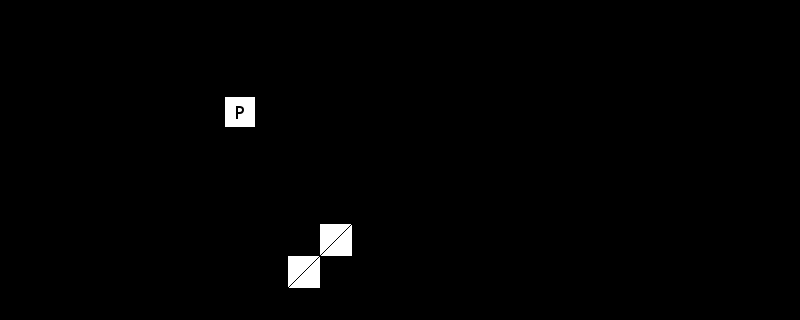

This game map was drawn from its Tiled (.tmx) file and the tilesets committed beside it. A one-line description and the full map source follow:
An orthogonal 25x10 tile map with 32x32 px tiles, 2 tile layers (Tile Layer 1, Objects) and 3 objects (2x Fire, Sign).

<map version="1.0" orientation="orthogonal" renderorder="right-down" width="25" height="10" tilewidth="32" tileheight="32" nextobjectid="7">
 <tileset firstgid="1" name="debug" tilewidth="32" tileheight="32" tilecount="128" columns="8">
  <image source="../tile/debug.png" width="256" height="512" />
 </tileset>
 <layer name="Tile Layer 1" width="25" height="10">
  <data encoding="csv">
0,0,0,0,0,0,0,0,0,0,0,0,0,0,0,0,0,0,0,0,0,0,0,0,0,
0,0,0,0,0,0,0,0,0,0,0,0,0,0,0,0,0,0,0,0,0,0,0,0,0,
0,0,0,0,0,0,0,0,0,0,0,0,0,0,0,0,0,0,0,0,0,0,0,0,0,
0,0,0,0,0,2,0,1,0,0,0,0,0,0,0,0,2,0,0,0,0,0,0,0,0,
0,0,0,0,0,2,0,0,0,0,0,0,0,0,0,0,2,0,0,0,0,0,0,0,0,
0,0,0,0,0,2,0,0,0,0,0,0,0,0,0,0,2,0,0,0,0,0,0,0,0,
0,0,0,0,0,2,0,0,0,0,0,0,0,0,0,0,2,0,0,0,0,0,0,0,0,
0,0,0,0,0,2,0,0,0,0,0,0,0,0,0,0,2,0,0,0,0,0,0,0,0,
0,0,0,0,0,2,0,0,0,0,0,0,0,0,0,0,2,0,0,0,0,0,0,0,0,
0,0,0,0,0,2,2,2,2,2,2,2,2,2,2,2,2,0,0,0,0,0,0,0,0
</data>
 </layer>
 <layer name="Objects" width="25" height="10">
  <data encoding="csv">
0,0,0,0,0,0,0,0,0,0,0,0,0,0,0,0,0,0,0,0,0,0,0,0,0,
0,0,0,0,0,0,0,0,0,0,0,0,0,0,0,0,0,0,0,0,0,0,0,0,0,
0,0,0,0,0,0,0,0,0,0,0,0,0,0,0,0,0,0,0,0,0,0,0,0,0,
0,0,0,0,0,0,0,0,0,0,0,0,0,0,0,0,0,0,0,0,0,0,0,0,0,
0,0,0,0,0,0,0,0,0,0,0,0,0,0,0,0,0,0,2,0,2,0,2,0,0,
0,0,0,0,0,0,0,0,0,0,0,0,0,0,0,0,0,0,2,2,2,0,2,0,0,
0,0,0,0,0,0,0,0,0,0,0,0,0,0,0,0,0,0,2,0,2,0,2,0,0,
0,0,0,0,0,0,0,0,0,0,3,2,2,2,2,2,0,0,0,0,0,0,0,0,0,
0,0,0,0,0,0,0,0,0,3,0,0,0,0,0,0,0,0,0,0,0,0,0,0,0,
0,0,0,0,0,0,0,0,0,0,0,0,0,0,0,0,0,0,0,0,0,0,0,0,0
</data>
 </layer>
 <objectgroup name="Object Layer 1">
  <object id="2" name="Fire" type="Fire" gid="5" x="448" y="160" width="32" height="32">
   <properties>
    <property name="A" type="int" value="128" />
    <property name="B" type="int" value="128" />
    <property name="G" type="int" value="255" />
    <property name="R" type="int" value="0" />
   </properties>
  </object>
  <object id="4" name="Fire2" type="Fire" gid="5" x="384" y="160" width="32" height="32">
   <properties>
    <property name="A" type="int" value="255" />
    <property name="B" type="int" value="0" />
    <property name="G" type="int" value="40" />
    <property name="R" type="int" value="255" />
   </properties>
  </object>
  <object id="6" type="Sign" gid="6" x="416" y="224" width="32" height="32" />
 </objectgroup>
</map>
